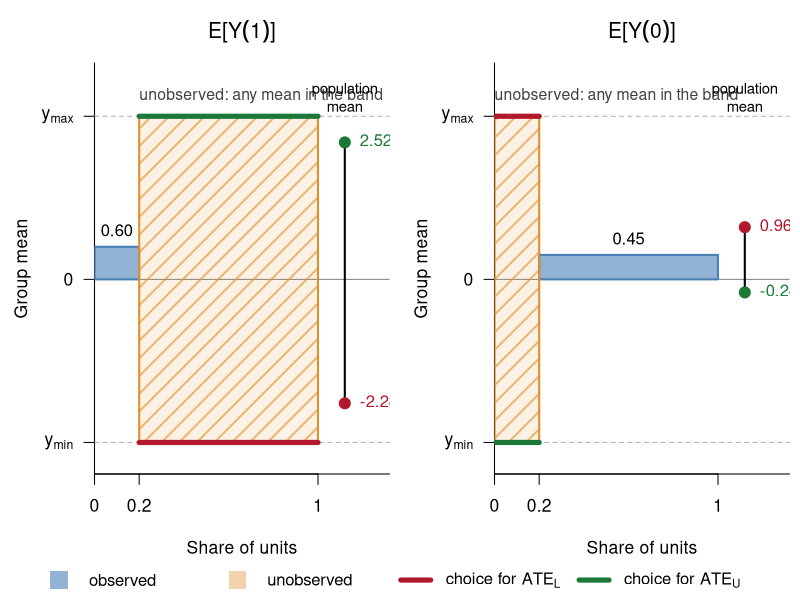
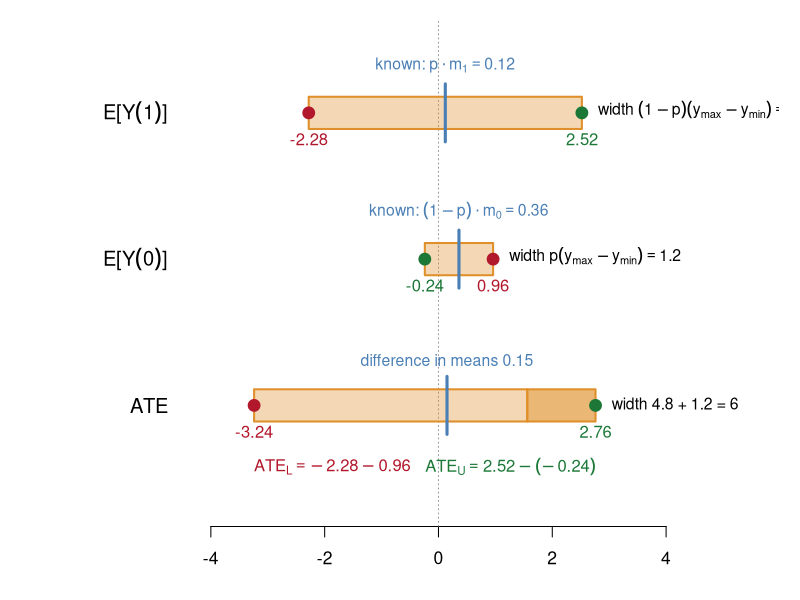
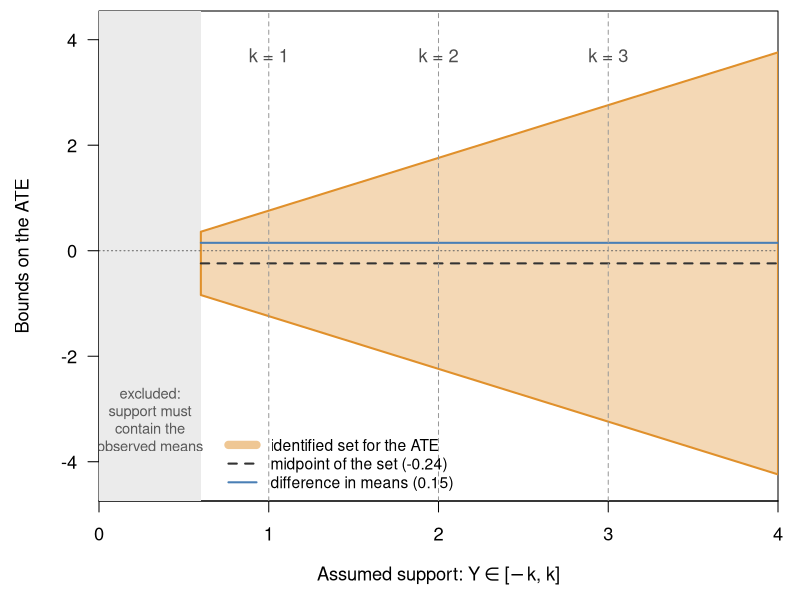
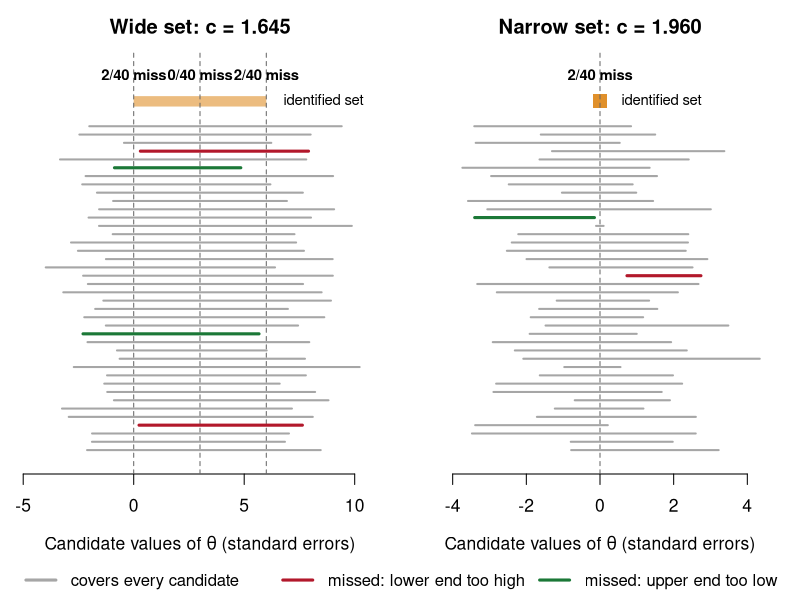
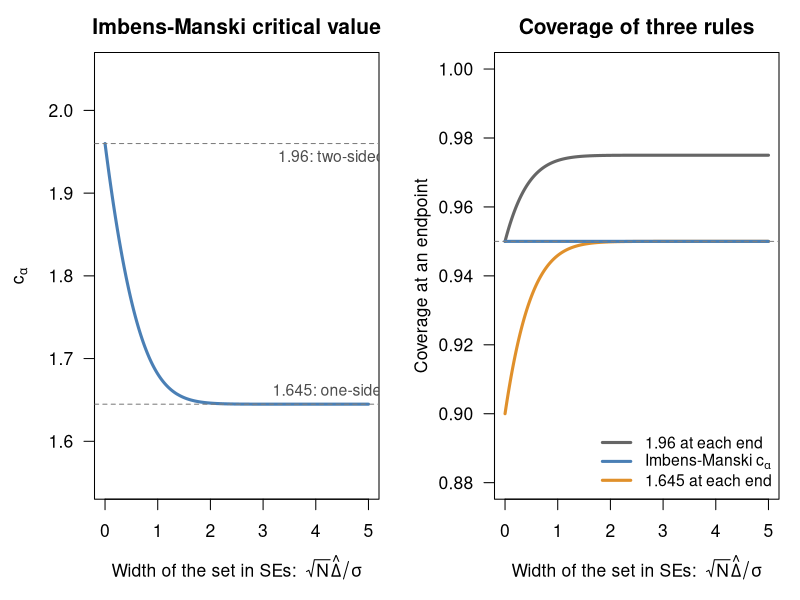
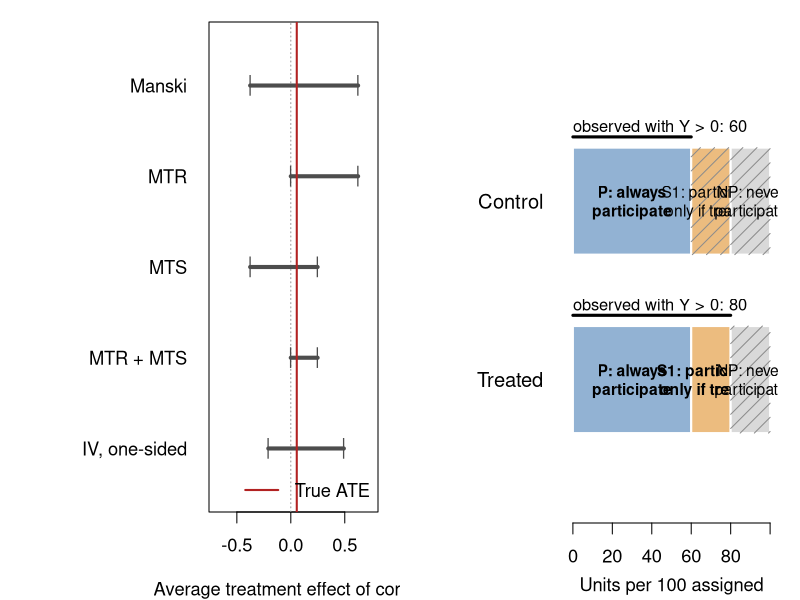
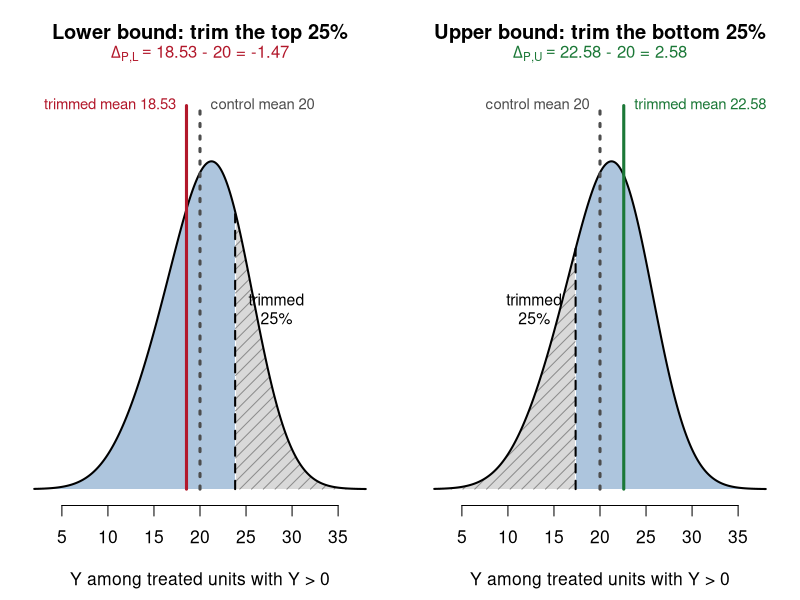
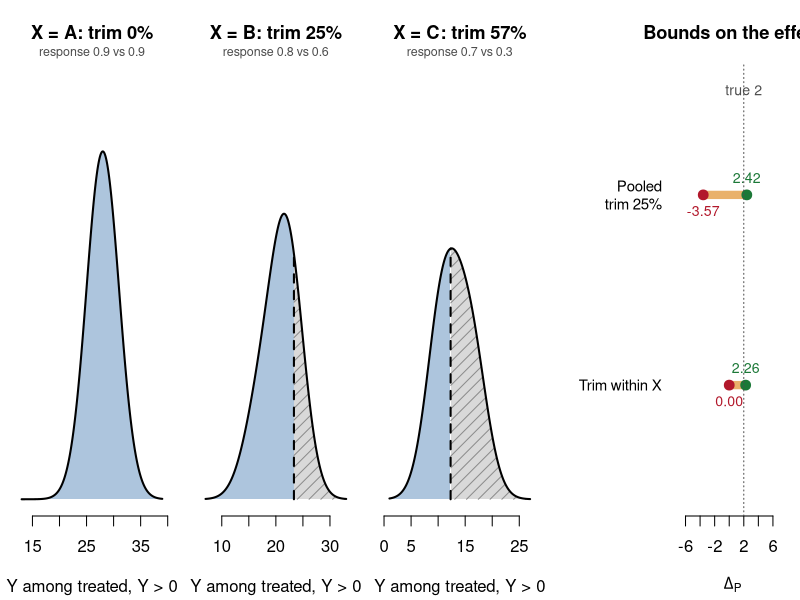

Source code (R) for these figures, in order:
## ---- chunk 1
#| echo: true
p <- 0.2; m1 <- 0.60; m0 <- 0.45; lo <- -3; hi <- 3
L <- m1*p + lo*(1-p) - hi*p - m0*(1-p)
U <- m1*p + hi*(1-p) - lo*p - m0*(1-p)
round(c(lower = L, upper = U, width = U - L), 2)
## ---- chunk 2
#| fig-width: 11
#| fig-height: 4.6
blue <- "#4a7fb5"; amber <- "#e0902b"; colL <- "#b2182b"; colU <- "#1b7837"
bars <- function(obs, unk, h, L_at, U_at, title) {
  mL <- (obs[2] - obs[1])*h + (unk[2] - unk[1])*L_at
  mU <- (obs[2] - obs[1])*h + (unk[2] - unk[1])*U_at
  plot(NA, xlim = c(0, 1.32), ylim = c(lo - 0.3, hi + 0.7), xaxs = "i", xaxt = "n", yaxt = "n",
       xlab = "Share of units", ylab = "Group mean", main = title, cex.main = 1.2, bty = "l")
  axis(1, at = c(0, p, 1), labels = c("0", p, "1"))
  axis(2, at = c(lo, 0, hi), labels = expression(y[min], 0, y[max]), las = 1)
  abline(h = 0, col = "grey50")
  abline(h = c(lo, hi), lty = 2, col = "grey70")
  rect(obs[1], 0, obs[2], h, col = adjustcolor(blue, 0.6), border = blue, lwd = 2)
  rect(unk[1], lo, unk[2], hi, col = adjustcolor(amber, 0.12), border = NA)
  rect(unk[1], lo, unk[2], hi, density = 8, angle = 45, col = adjustcolor(amber, 0.6), border = amber, lwd = 2)
  segments(unk[1], c(L_at, U_at), unk[2], c(L_at, U_at), col = c(colL, colU), lwd = 5)
  text(mean(obs), h, sprintf("%.2f", h), pos = 3, cex = 0.95)
  text(unk[1], hi + 0.3, "unobserved: any mean in the band", adj = c(0, 0), cex = 0.9, col = "grey25")
  segments(1.12, mL, 1.12, mU, lwd = 2)
  points(c(1.12, 1.12), c(mL, mU), pch = 19, cex = 1.4, col = c(colL, colU))
  text(1.14, c(mL, mU), sprintf("%.2f", c(mL, mU)), pos = 4, col = c(colL, colU), cex = 0.95)
  text(1.12, hi + 0.35, "population\nmean", cex = 0.85)
}
par(mfrow = c(1, 2), mar = c(6, 4.5, 3, 0.5), cex = 1.05)
bars(c(0, p), c(p, 1), m1, lo, hi, expression(E*"["*Y(1)*"]"))
bars(c(p, 1), c(0, p), m0, hi, lo, expression(E*"["*Y(0)*"]"))
par(fig = c(0, 1, 0, 1), oma = c(0, 0, 0, 0), mar = c(0, 0, 0, 0), new = TRUE)
plot.new()
legend("bottom", horiz = TRUE, bty = "n", cex = 0.95, lwd = c(NA, NA, 5, 5),
       pch = c(15, 15, NA, NA), pt.cex = 2.2,
       col = c(adjustcolor(blue, 0.6), adjustcolor(amber, 0.4), colL, colU),
       legend = c("observed", "unobserved", expression("choice for " * ATE[L] * "   "), expression("choice for " * ATE[U])))
## ---- chunk 3
#| fig-width: 11
#| fig-height: 4.6
w1 <- (1 - p) * (hi - lo); w0 <- p * (hi - lo)
E1 <- p * m1 + (1 - p) * c(lo, hi)          # E[Y(1)] range
E0 <- (1 - p) * m0 + p * c(lo, hi)          # E[Y(0)] range
ATE <- c(E1[1] - E0[2], E1[2] - E0[1])
par(mar = c(3.5, 9, 1, 1), cex = 1.05)
plot(NA, xlim = c(-4, 5.6), ylim = c(0.3, 3.5), yaxt = "n", xlab = "", ylab = "", bty = "n", las = 1)
axis(2, at = 3:1, labels = expression(E*"["*Y(1)*"]", E*"["*Y(0)*"]", ATE), las = 1, tick = FALSE, cex.axis = 1.15)
abline(v = 0, lty = 3, col = "grey60")
h <- 0.11
bar <- function(y, r, col) rect(r[1], y - h, r[2], y + h, col = adjustcolor(col, 0.35), border = col, lwd = 2)
ends <- function(y, r, cols) {
  points(r, c(y, y), pch = 19, cex = 1.5, col = cols)
  text(r, y - h, sprintf("%.2f", r), pos = 1, col = cols, cex = 0.95, offset = 0.3)
}

# Row 1: E[Y(1)] = known part + unknown part
bar(3, E1, amber); ends(3, E1, c(colL, colU))
segments(p * m1, 3 - 1.8*h, p * m1, 3 + 1.8*h, lwd = 3, col = blue)
text(p * m1, 3 + 1.8*h, expression("known: " * p %.% m[1] == 0.12), pos = 3, col = blue, cex = 0.9)
text(E1[2] + 0.1, 3, expression("width " * (1-p)*(y[max]-y[min]) == 4.8), pos = 4, cex = 0.9)

# Row 2: E[Y(0)]
bar(2, E0, amber); ends(2, E0, c(colU, colL))
segments((1 - p) * m0, 2 - 1.8*h, (1 - p) * m0, 2 + 1.8*h, lwd = 3, col = blue)
text((1 - p) * m0, 2 + 1.8*h, expression("known: " * (1-p) %.% m[0] == 0.36), pos = 3, col = blue, cex = 0.9)
text(E0[2] + 0.1, 2, expression("width " * p*(y[max]-y[min]) == 1.2), pos = 4, cex = 0.9)

# Row 3: ATE, width split into the two contributions
rect(ATE[1], 1 - h, ATE[1] + w1, 1 + h, col = adjustcolor(amber, 0.35), border = amber, lwd = 2)
rect(ATE[1] + w1, 1 - h, ATE[2], 1 + h, col = adjustcolor(amber, 0.65), border = amber, lwd = 2)
ends(1, ATE, c(colL, colU))
segments(m1 - m0, 1 - 1.8*h, m1 - m0, 1 + 1.8*h, lwd = 3, col = blue)
text(m1 - m0, 1 + 1.8*h, "difference in means 0.15", pos = 3, col = blue, cex = 0.9)
text(ATE[1], 1 - 0.42, expression(ATE[L] == -2.28 - 0.96), col = colL, cex = 0.95, adj = 0)
text(ATE[2], 1 - 0.42, expression(ATE[U] == 2.52 - (-0.24)), col = colU, cex = 0.95, adj = 1)
text(ATE[2] + 0.1, 1, "width 4.8 + 1.2 = 6", pos = 4, cex = 0.9)
## ---- chunk 4
#| fig-width: 11
#| fig-height: 5.2
kmin <- max(abs(c(m1, m0)))
k    <- seq(kmin, 4, by = 0.05)
mid  <- m1*p - m0*(1-p)
Lk   <- mid - k
Uk   <- mid + k
par(mar = c(4.5, 4.5, 0.5, 1), cex = 1.1)
plot(NA, xlim = c(0, 4), ylim = c(-4.4, 4.2), xaxs = "i",
     xlab = expression("Assumed support: " * Y %in% "[" * -k * ", " * k * "]"),
     ylab = "Bounds on the ATE", las = 1)
rect(0, -5, kmin, 5, col = "grey92", border = NA)
text(kmin/2, -3.2, "excluded:\nsupport must\ncontain the\nobserved means", cex = 0.8, col = "grey35")
polygon(c(k, rev(k)), c(Lk, rev(Uk)), col = adjustcolor(amber, 0.35), border = amber, lwd = 2)
abline(h = 0, lty = 3, col = "grey40")
segments(kmin, mid, 4, mid, lty = 2, lwd = 2, col = "grey20")
segments(kmin, m1 - m0, 4, m1 - m0, col = blue, lwd = 2)
abline(v = c(1, 2, 3), lty = 2, col = "grey60")
text(c(1, 2, 3), 4, paste0("k = ", 1:3), pos = 1, col = "grey30")
legend("bottomleft", inset = c(0.17, 0), bty = "n", cex = 0.85, lwd = c(8, 2, 2), lty = c(1, 2, 1),
       col = c(adjustcolor(amber, 0.5), "grey20", blue),
       legend = c("identified set for the ATE",
                  sprintf("midpoint of the set (%.2f)", mid),
                  sprintf("difference in means (%.2f)", m1 - m0)))
## ---- chunk 5
#| fig-width: 11
#| fig-height: 5
set.seed(136)   # a draw with the expected 2 misses per endpoint (5% of 40)
nsim  <- 40
cover <- function(c, x) pnorm(c + x) - pnorm(-c)
sim_panel <- function(L, U) {
  c_a  <- uniroot(function(c) cover(c, U - L) - 0.95, c(1, 3))$root
  lo_i <- L + rnorm(nsim) - c_a
  hi_i <- U + rnorm(nsim) + c_a
  th   <- unique(c(L, (L + U)/2, U))
  plot(NA, xlim = c(L - 4.5, U + 4.5), ylim = c(0, nsim + 7), yaxt = "n", ylab = "", bty = "n",
       xlab = expression("Candidate values of" ~ theta ~ "(standard errors)"), cex.main = 1.15,
       main = sprintf("%s set: c = %.3f", if (U > L) "Wide" else "Narrow", c_a))
  segments(L, nsim + 3, U, nsim + 3, lwd = 10, col = adjustcolor(amber, 0.6), lend = 1)
  if (U == L) points(L, nsim + 3, pch = 15, cex = 1.8, col = amber)
  text(U + 0.3, nsim + 3, "identified set", pos = 4, cex = 0.85)
  abline(v = th, lty = 2, col = "grey40")
  for (i in seq_len(nsim)) {
    low_miss  <- any(lo_i[i] > th)
    high_miss <- any(hi_i[i] < th)
    col_i <- if (low_miss) colL else if (high_miss) colU else "grey65"
    segments(lo_i[i], i, hi_i[i], i, lwd = if (low_miss || high_miss) 3 else 2, col = col_i)
  }
  miss <- sapply(th, function(t) sum(lo_i > t | hi_i < t))
  text(th, nsim + 6.2, paste0(miss, "/", nsim, " miss"), cex = 0.85, font = 2)
}
par(mfrow = c(1, 2), mar = c(4.5, 1, 2.5, 1), cex = 1.05, oma = c(1.5, 0, 0, 0))
sim_panel(0, 6)
sim_panel(0, 0)
par(fig = c(0, 1, 0, 1), oma = c(0, 0, 0, 0), mar = c(0, 0, 0, 0), new = TRUE)
plot.new()
legend("bottom", horiz = TRUE, bty = "n", lwd = 3, cex = 0.95, col = c("grey65", colL, colU),
       legend = c("covers every candidate", "missed: lower end too high", "missed: upper end too low"))
## ---- chunk 6
#| fig-width: 11
#| fig-height: 4.6
alpha <- 0.05
x     <- seq(0, 5, by = 0.02)    # width of the set in standard errors
cover <- function(c, x) pnorm(c + x) - pnorm(-c)
c_im  <- sapply(x, function(xx) uniroot(function(c) cover(c, xx) - (1 - alpha), c(1, 3))$root)
z1 <- qnorm(1 - alpha); z2 <- qnorm(1 - alpha/2)
xl <- expression("Width of the set in SEs:  " * sqrt(N) * hat(Delta) / sigma)
par(mfrow = c(1, 2), mar = c(4.8, 4.5, 2.5, 1), cex = 1.05)
plot(x, c_im, type = "l", lwd = 3, col = blue, ylim = c(1.55, 2.05), las = 1,
     xlab = xl, ylab = expression(c[alpha]), main = "Imbens-Manski critical value")
abline(h = c(z1, z2), lty = 2, col = "grey50")
text(4.3, z2, "1.96: two-sided", pos = 1, col = "grey30", cex = 0.9, offset = 0.4)
text(4.3, z1, "1.645: one-sided", pos = 3, col = "grey30", cex = 0.9, offset = 0.4)
plot(x, cover(z2, x), type = "l", lwd = 3, col = "grey40", ylim = c(0.88, 1), las = 1,
     xlab = xl, ylab = "Coverage at an endpoint", main = "Coverage of three rules")
lines(x, cover(z1, x), lwd = 3, col = amber)
lines(x, cover(c_im, x), lwd = 3, col = blue)
abline(h = 1 - alpha, lty = 2, col = "grey50")
legend("bottomright", bty = "n", lwd = 3, col = c("grey40", blue, amber), cex = 0.9,
       legend = c("1.96 at each end", expression("Imbens-Manski " * c[alpha]), "1.645 at each end"))
## ---- chunk 7
#| echo: true
set.seed(136)   # a draw with the expected 2 misses per endpoint (5% of 40)
n <- 1e6
Z <- rbinom(n, 1, 0.5)
C <- rbinom(n, 1, 0.3)                      # complier
D <- Z * C                                  # one-sided noncompliance
Y0 <- rbinom(n, 1, ifelse(C == 1, 0.50, 0.35))
Y1 <- pmax(Y0, rbinom(n, 1, ifelse(C == 1, 0.25, 0.04)))   # MTR holds
Y  <- ifelse(D == 1, Y1, Y0)
c(true_ATE = mean(Y1 - Y0), naive = mean(Y[D==1]) - mean(Y[D==0]),
  ITT = mean(Y[Z==1]) - mean(Y[Z==0]))
## ---- chunk 8
#| echo: true
p  <- mean(D); m1 <- mean(Y[D==1]); m0 <- mean(Y[D==0])
manski <- c(m1*p + 0*(1-p) - 1*p - m0*(1-p),  m1*p + 1*(1-p) - 0*p - m0*(1-p))
mtr    <- c(0, manski[2])
mts    <- c(manski[1], m1 - m0)
both   <- c(0, m1 - m0)
q1 <- mean(D[Z==1]); a <- mean(Y[Z==1 & D==1]) * q1; y0 <- mean(Y[Z==0])
iv     <- c(a - y0, a + (1 - q1) - y0)
bounds <- rbind(Manski = manski, MTR = mtr, MTS = mts, `MTR + MTS` = both,
                `IV, one-sided` = iv)
colnames(bounds) <- c("lower", "upper"); round(bounds, 3)
## ---- chunk 9
#| fig-width: 10
#| fig-height: 4.6
par(mar = c(4, 9.5, 1, 1), cex = 1.1)
k <- nrow(bounds)
plot(NA, xlim = c(-0.7, 0.75), ylim = c(0.5, k + 0.5), yaxt = "n",
     xlab = "Average treatment effect of contact", ylab = "")
abline(v = 0, lty = 3, col = "grey60")
segments(bounds[, 1], k:1, bounds[, 2], k:1, lwd = 4, col = "grey30")
points(c(bounds), rep(k:1, 2), pch = "|", cex = 1.2, col = "grey30")
abline(v = mean(Y1 - Y0), col = "firebrick", lwd = 2)
axis(2, at = k:1, labels = rownames(bounds), las = 1, tick = FALSE)
legend("bottomright", legend = "True ATE", col = "firebrick", lwd = 2, bty = "n")
## ---- chunk 10
#| fig-width: 11
#| fig-height: 3.4
p1 <- 0.80; p0 <- 0.60
shares <- c(P = p0, S1 = p1 - p0, NP = 1 - p1)
fills  <- c(adjustcolor(blue, 0.6), adjustcolor(amber, 0.6), "grey85")
par(mar = c(3.5, 7.5, 1, 1), cex = 1.1)
plot(NA, xlim = c(0, 100), ylim = c(0.3, 2.9), yaxt = "n", xaxt = "n", xlab = "", ylab = "", bty = "n")
axis(1, at = seq(0, 100, 20))
mtext("Units per 100 assigned", side = 1, line = 2.3, cex = 1.1)
axis(2, at = c(2, 1), labels = c("Control", "Treated"), las = 1, tick = FALSE, cex.axis = 1.1)
edges <- c(0, cumsum(shares)) * 100
obs   <- list(c(TRUE, FALSE, FALSE), c(TRUE, TRUE, FALSE))
for (r in 1:2) {
  y <- c(2, 1)[r]
  for (g in 1:3) {
    rect(edges[g], y - 0.3, edges[g + 1], y + 0.3, col = fills[g], border = "white", lwd = 2)
    if (!obs[[r]][g]) rect(edges[g], y - 0.3, edges[g + 1], y + 0.3, density = 10, col = "grey55", border = NA)
    text(mean(edges[g:(g + 1)]), y, c("P: always\nparticipate", "S1: participate\nonly if treated", "NP: never\nparticipate")[g],
         cex = 0.85, font = if (obs[[r]][g]) 2 else 1)
  }
  rr <- range(edges[c(1, which(obs[[r]]) + 1)])
  segments(rr[1], y + 0.36, rr[2], y + 0.36, lwd = 3)
  text(rr[1], y + 0.36, sprintf("observed with Y > 0: %d", round(diff(rr))), adj = c(0, -0.4), cex = 0.9, xpd = TRUE)
}
## ---- chunk 11
#| fig-width: 11
#| fig-height: 4.6
mu_P <- 22; mu_S <- 16; mu_C <- 20; s <- 4     # treated P, treated S1, control P
w  <- p0 / p1                                   # share of observed treated who are P
f1 <- function(y) w * dnorm(y, mu_P, s) + (1 - w) * dnorm(y, mu_S, s)
F1 <- function(y) w * pnorm(y, mu_P, s) + (1 - w) * pnorm(y, mu_S, s)
q  <- (p1 - p0) / p1
Q1 <- function(a) uniroot(function(y) F1(y) - a, c(-20, 60))$root
y_lo <- Q1(q); y_hi <- Q1(1 - q)
tmean <- function(a, b) integrate(function(y) y * f1(y), a, b)$value / (1 - q)
mL <- tmean(-Inf, y_hi); mU <- tmean(y_lo, Inf)
dL <- mL - mu_C; dU <- mU - mu_C
yy <- seq(2, 38, length.out = 500)
panel <- function(cut, keep_low, m, d, colB, title) {
  plot(yy, f1(yy), type = "n", ylim = c(0, max(f1(yy)) * 1.25), yaxt = "n", bty = "n",
       xlab = "Y among treated units with Y > 0", ylab = "", main = title, cex.main = 1.15)
  tr <- if (keep_low) yy >= cut else yy <= cut
  kp <- !tr
  polygon(c(yy[kp], rev(yy[kp])), c(f1(yy[kp]), rep(0, sum(kp))), col = adjustcolor(blue, 0.45), border = NA)
  polygon(c(yy[tr], rev(yy[tr])), c(f1(yy[tr]), rep(0, sum(tr))), col = "grey85", border = NA)
  polygon(c(yy[tr], rev(yy[tr])), c(f1(yy[tr]), rep(0, sum(tr))), density = 12, col = "grey55", border = NA)
  lines(yy, f1(yy), lwd = 2)
  segments(cut, 0, cut, f1(cut), lty = 2, lwd = 2)
  text(if (keep_low) cut + 4.5 else cut - 4.5, max(f1(yy)) * 0.55, "trimmed\n25%", cex = 0.9)
  ytop <- max(f1(yy)) * 1.17
  segments(m, 0, m, ytop, lwd = 3, col = colB)
  segments(mu_C, 0, mu_C, ytop, lwd = 3, col = "grey30", lty = 3)
  text(m, ytop, sprintf("trimmed mean %.2f", m), pos = if (m > mu_C) 4 else 2, cex = 0.85, col = colB)
  text(mu_C, ytop, sprintf("control mean %.0f", mu_C), pos = if (m > mu_C) 2 else 4, cex = 0.85, col = "grey30")
  mtext(bquote(.(d) == .(sprintf("%.2f - %d = %.2f", m, mu_C, m - mu_C))), side = 3, line = -0.2, cex = 1, col = colB)
}
par(mfrow = c(1, 2), mar = c(4.5, 1, 3, 1), cex = 1.05)
panel(y_hi, TRUE,  mL, quote(Delta[P*","*L]), colL, "Lower bound: trim the top 25%")
panel(y_lo, FALSE, mU, quote(Delta[P*","*U]), colU, "Upper bound: trim the bottom 25%")
## ---- chunk 12
#| fig-width: 11
#| fig-height: 4.4
s  <- 3
gx <- data.frame(g = c("A", "B", "C"), p0 = c(0.9, 0.6, 0.3), p1 = c(0.9, 0.8, 0.7), mu = c(26, 20, 14))
# within each group: control P ~ N(mu, s); treated P ~ N(mu + 2, s); treated S1 ~ N(mu - 3, s); true effect 2
mix_d <- function(y, a, m) colSums(a * outer(m, y, function(mm, yv) dnorm(yv, mm, s)))
mix_p <- function(y, a, m) sum(a * pnorm(y, m, s))
lee <- function(a, m, q, ctrl) {             # a, m: treated observed mixture; q: share trimmed
  if (q < 1e-9) { mu1 <- sum(a * m); return(c(mu1, mu1) - ctrl) }
  Q  <- function(u) uniroot(function(y) mix_p(y, a, m) - u, c(-50, 100))$root
  tm <- function(lo, hi) integrate(function(y) y * mix_d(y, a, m), lo, hi)$value / (1 - q)
  c(tm(-Inf, Q(1 - q)), tm(Q(q), Inf)) - ctrl
}
gx$q <- (gx$p1 - gx$p0) / gx$p1
b_g  <- t(sapply(1:3, function(i) {
  w <- gx$p0[i] / gx$p1[i]
  lee(c(w, 1 - w), gx$mu[i] + c(2, -3), gx$q[i], gx$mu[i])
}))
wt     <- gx$p0 / sum(gx$p0)                 # X distribution among always-participants
b_cond <- colSums(wt * b_g)
# pooled: ignore X
a_pool <- unlist(lapply(1:3, function(i) gx$p1[i] * c(gx$p0[i] / gx$p1[i], 1 - gx$p0[i] / gx$p1[i])))
a_pool <- a_pool / sum(a_pool)
m_pool <- unlist(lapply(1:3, function(i) gx$mu[i] + c(2, -3)))
q_pool <- (mean(gx$p1) - mean(gx$p0)) / mean(gx$p1)
b_pool <- lee(a_pool, m_pool, q_pool, sum(wt * gx$mu))

layout(matrix(1:4, 1), widths = c(1, 1, 1, 1.35))
par(mar = c(4.2, 0.8, 3.2, 0.8), cex = 1)
for (i in 1:3) {
  w  <- gx$p0[i] / gx$p1[i]; a <- c(w, 1 - w); m <- gx$mu[i] + c(2, -3)
  yy <- seq(gx$mu[i] - 13, gx$mu[i] + 13, length.out = 400)
  dd <- mix_d(yy, a, m)
  plot(yy, dd, type = "n", ylim = c(0, 0.16), yaxt = "n", bty = "n", xlab = "Y among treated, Y > 0",
       main = sprintf("X = %s: trim %.0f%%", gx$g[i], 100 * gx$q[i]), cex.main = 1.1)
  mtext(sprintf("response %.1f vs %.1f", gx$p1[i], gx$p0[i]), side = 3, line = 0.2, cex = 0.75, col = "grey30")
  cut <- if (gx$q[i] > 0) uniroot(function(y) mix_p(y, a, m) - (1 - gx$q[i]), c(-50, 100))$root else Inf
  kp <- yy <= cut; tr <- !kp
  polygon(c(yy[kp], rev(yy[kp])), c(dd[kp], rep(0, sum(kp))), col = adjustcolor(blue, 0.45), border = NA)
  if (any(tr)) {
    polygon(c(yy[tr], rev(yy[tr])), c(dd[tr], rep(0, sum(tr))), col = "grey85", border = NA)
    polygon(c(yy[tr], rev(yy[tr])), c(dd[tr], rep(0, sum(tr))), density = 12, col = "grey55", border = NA)
    segments(cut, 0, cut, mix_d(cut, a, m), lty = 2, lwd = 2)
  }
  lines(yy, dd, lwd = 2)
}
par(mar = c(4.2, 6.5, 3.2, 0.8))
plot(NA, xlim = c(-6, 7), ylim = c(0.4, 2.6), yaxt = "n", bty = "n", xlab = expression(Delta[P]), ylab = "",
     main = "Bounds on the effect", cex.main = 1.1)
axis(2, at = c(2, 1), labels = c("Pooled\ntrim 25%", "Trim within X"), las = 1, tick = FALSE, cex.axis = 0.9)
for (r in 1:2) {
  b <- list(b_pool, b_cond)[[r]]; y <- c(2, 1)[r]
  segments(b[1], y, b[2], y, lwd = 8, col = adjustcolor(amber, 0.7), lend = 1)
  points(b, c(y, y), pch = 19, col = c(colL, colU), cex = 1.3)
  text(b, y, sprintf("%.2f", b), pos = c(1, 3), col = c(colL, colU), cex = 0.85, offset = 0.6)
}
abline(v = 2, lty = 3, col = "grey30")
text(2, 2.55, "true 2", cex = 0.85, col = "grey30")
